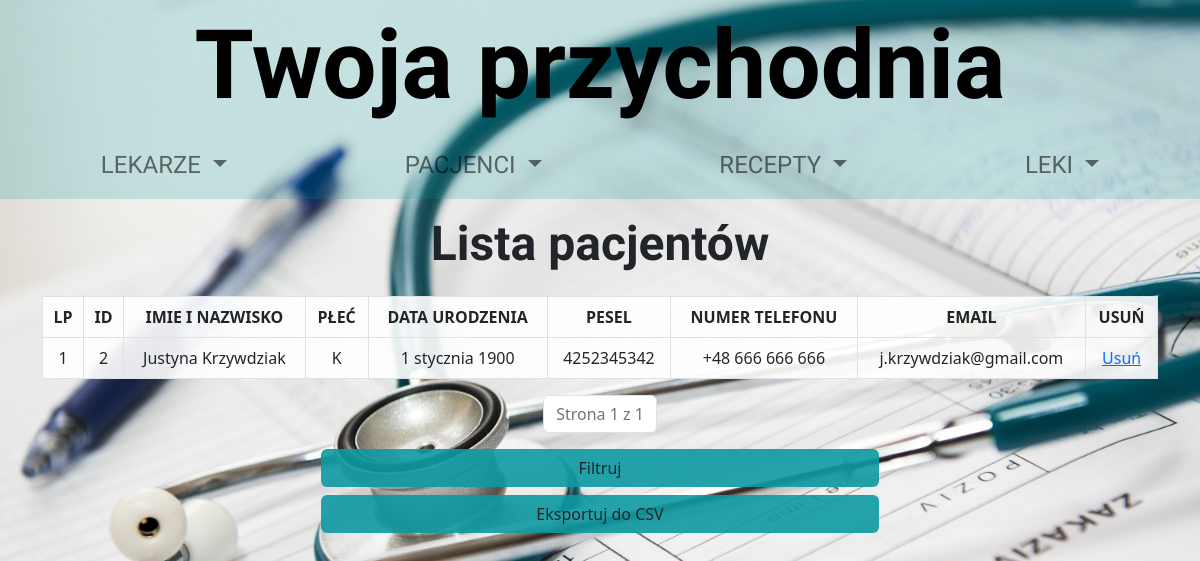
The app's page /wyswietl_pacjenta/ with its own data.
### przychodnia_app/models.py (models this page shows, shortened)
class DaneOsobowe(models.Model):
    imie_nazwisko = models.CharField(max_length=50)
    numer_telefonu = models.CharField(max_length=20)
    email = models.EmailField(max_length=50)
    class Meta:
        abstract = True

class Pacjent(DaneOsobowe):
    plec = models.CharField(max_length=1, choices=PLEC)
    data_urodzenia = models.DateField()
    pesel = models.CharField(max_length=11)

### przychodnia_app/views.py (the view)
# urls.py: path('wyswietl_pacjenta/', views.wyswietl_pacjenta, name='wyswietl_pacjenta'),
def wyswietl_pacjenta(request):
    filter_by = request.GET.get('filterBy') or ''
    phrase = request.GET.get('phrase') or ''
    if filter_by and phrase:
        query_args = {
            '{0}__{1}'.format(filter_by, 'exact' if phrase.isnumeric() else 'icontains'): phrase
        }
        pacjent = Pacjent.objects.filter(**query_args)
    else:
        pacjent = Pacjent.objects.all()
    p = Paginator(pacjent, 5)
    page = request.GET.get('page')
    pacjenci_na_stronie = p.get_page(page)
    pacjenci = Pacjent.objects.all()
    return render(request, 'wyswietl_pacjenta.html', {
        'pacjenci': pacjenci,
        'pacjenci_na_stronie': pacjenci_na_stronie,
        'filter_by': filter_by,
        'phrase': phrase
    })

### przychodnia_app/templates/wyswietl_pacjenta.html (shortened to what this page needs)
{% extends "szablon.html" %}
{% block zawartosc %}
<div class="container">
    <h1 class="header-logotype2 text-center p-3">Lista pacjentów</h1>
        <table class="table table-bordered justyna-table text-center">
            <tr>
                <th>LP</th>
                <th>ID</th>
                <th>IMIE I NAZWISKO</th>
                <th>PŁEĆ</th>
                <th>DATA URODZENIA</th>
                <th>PESEL</th>
                <th>NUMER TELEFONU</th>
                <th>EMAIL</th>
                <th>USUŃ</th>
            </tr>
            {% for pacjent in pacjenci_na_stronie %}
                <tr>
                    <td>{{ forloop.counter }}</td>
                    <td>{{ pacjent.id }}</td>
                    <td>{{ pacjent.imie_nazwisko }}</td>
                    <td>{{ pacjent.plec }}</td>
                    <td>{{ pacjent.data_urodzenia }}</td>
                    <td>{{ pacjent.pesel }}</td>
                    <td>{{ pacjent.numer_telefonu }}</td>
                    <td>{{ pacjent.email}}</td>
                    <td><a href="usun/{{ pacjent.id }}">Usuń</a></td>
                </tr>
            {% endfor %}
        </table>
        <nav aria-label="Page navigation example">
          <ul class="pagination justify-content-center">
                <li class="page-item disabled"><a class="page-link" href="#">Strona {{ pacjenci_na_stronie.number }} z {{ pacjenci_na_stronie.paginator.num_pages }}</a></li>
          </ul>
        </nav>
        <div class="d-grid gap-2 col-6 mx-auto">
            <a href="{% url 'filtruj_pacjenta' %}"  class="btn justyna-button-color-second">Filtruj</a>
            <a href="{% url 'export_pacjenci' %}"  class="btn justyna-button-color-second">Eksportuj do CSV</a>
        </div>
</div>
{% endblock %}

### przychodnia_app/static/main.css (style rules this page uses)
:root { --bg-justynka-zielonki: rgba(14, 153, 161, 0.2) }
html { height: 100%; }
.bg-justyna-custom { background: url("img/bg.jpg") center center/cover no-repeat fixed; }
.header-logotype2 { font-family: 'Amatic SC', cursive; font-family: 'Oswald', sans-serif; font-weight: 700; font-size: 3rem; }
.justyna-table { background: rgba(255,255,255,0.9); }
.justyna-button-color-second { background: rgba(14, 153, 161, 0.9); }

### records on screen
Pacjent: id "2", imie_nazwisko "Justyna Krzywdziak", plec "K", data_urodzenia "1 stycznia 1900", pesel "4252345342", numer_telefonu "+48 666 666 666", email "j.krzywdziak@gmail.com"

### other values on screen
{{ pacjenci_na_stronie.number }} "1"
{{ pacjenci_na_stronie.paginator.num_pages }} "1"
